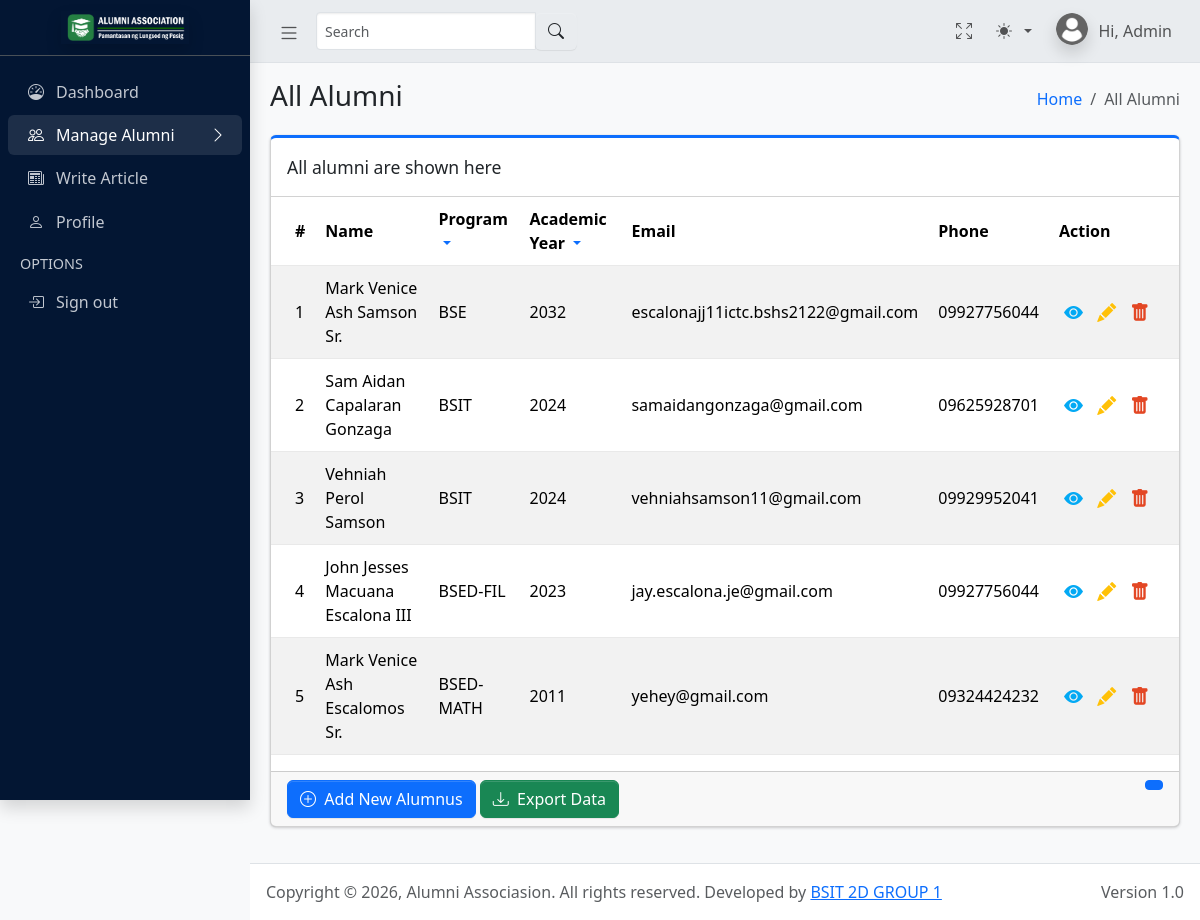
The app's page /admin/all_alumni.php (signed in) with its own data.
### tables this page shows
CREATE TABLE `alumnidetails` (
  `alumni_id` int(11) NOT NULL AUTO_INCREMENT,
  `user_id` int(11) NOT NULL,
  `student_number` varchar(20) NOT NULL,
  `course_id` int(11) DEFAULT NULL,
  `year_graduated` year(4) NOT NULL,
  PRIMARY KEY (`alumni_id`),
  UNIQUE KEY `user_id` (`user_id`),
  UNIQUE KEY `student_number` (`student_number`),
  KEY `course_id` (`course_id`),
  CONSTRAINT `alumnidetails_ibfk_1` FOREIGN KEY (`user_id`) REFERENCES `users` (`id`) ON DELETE CASCADE,
  CONSTRAINT `alumnidetails_ibfk_2` FOREIGN KEY (`course_id`) REFERENCES `courses` (`course_id`)
);

CREATE TABLE `courses` (
  `course_id` int(11) NOT NULL AUTO_INCREMENT,
  `course_name` varchar(100) NOT NULL,
  `course_code` varchar(20) NOT NULL,
  `department_id` int(11) DEFAULT NULL,
  PRIMARY KEY (`course_id`),
  UNIQUE KEY `course_code` (`course_code`),
  KEY `department_id` (`department_id`),
  CONSTRAINT `courses_ibfk_1` FOREIGN KEY (`department_id`) REFERENCES `departments` (`department_id`)
);

CREATE TABLE `users` (
  `id` int(11) NOT NULL AUTO_INCREMENT,
  `email` varchar(100) NOT NULL,
  `password` varchar(255) NOT NULL,
  `role` enum('alumni','admin') NOT NULL,
  `status` enum('active','pending','inactive') DEFAULT 'pending',
  `created_at` timestamp NOT NULL DEFAULT current_timestamp(),
  PRIMARY KEY (`id`),
  UNIQUE KEY `email` (`email`),
  KEY `idx_user_email` (`email`)
);

CREATE TABLE `userprofile` (
  `profile_id` int(11) NOT NULL AUTO_INCREMENT,
  `user_id` int(11) NOT NULL,
  `first_name` varchar(50) NOT NULL,
  `last_name` varchar(50) NOT NULL,
  `suffix` varchar(10) DEFAULT NULL,
  `middle_name` varchar(50) DEFAULT NULL,
  `contact_number` varchar(11) DEFAULT NULL,
  `address` varchar(255) DEFAULT NULL,
  `birthdate` date DEFAULT NULL,
  `gender` enum('Male','Female') DEFAULT NULL,
  `profile_picture` varchar(255) DEFAULT NULL,
  `about` text DEFAULT NULL,
  PRIMARY KEY (`profile_id`),
  UNIQUE KEY `user_id` (`user_id`),
  CONSTRAINT `userprofile_ibfk_1` FOREIGN KEY (`user_id`) REFERENCES `users` (`id`) ON DELETE CASCADE
);

### admin/all_alumni.php (the view, shortened to what this page needs)
<?php
include("../backend/db_admin.php");
$limit = 8;
$page = isset($_GET['page']) ? (int)$_GET['page'] : 1;
$offset = ($page - 1) * $limit;
$selected_course = $_GET['course'] ?? 'All';
$selected_year = $_GET['year'] ?? 'All';
$query = "
SELECT
ad.alumni_id,
TRIM(CONCAT_WS(' ',
    up.first_name,
    NULLIF(up.middle_name, ''),
    up.last_name,
    NULLIF(up.suffix, '')
)) AS full_name,
c.course_code AS Programme,
ad.year_graduated AS Academic_year,
u.email AS Email,
up.contact_number AS Phone
FROM alumnidetails ad
INNER JOIN users u ON ad.user_id = u.id
INNER JOIN userprofile up ON up.user_id = u.id
LEFT JOIN courses c ON ad.course_id = c.course_id
WHERE
    ('$selected_course' = 'All' OR c.course_code = '$selected_course')
    AND ('$selected_year' = 'All' OR ad.year_graduated = '$selected_year')
ORDER BY ad.year_graduated DESC, c.course_code ASC, ad.alumni_id DESC
LIMIT $limit OFFSET $offset
";
$ret = mysqli_query($conn, $query);
$total_q = "
SELECT COUNT(*) AS total
FROM alumnidetails ad
LEFT JOIN courses c ON ad.course_id = c.course_id
WHERE
    ('$selected_course' = 'All' OR c.course_code = '$selected_course')
    AND ('$selected_year' = 'All' OR ad.year_graduated = '$selected_year')
";
$total_res = mysqli_query($conn, $total_q);
$total_row = mysqli_fetch_assoc($total_res);
$total_records = $total_row['total'];
$total_pages = ceil($total_records / $limit);
?>
<!DOCTYPE html>
<html lang="en">
<head>
    <?php include('includes/global_styles.php'); ?>
</head>
<body class="layout-fixed sidebar-expand-lg bg-body-tertiary">
    <div class="app-wrapper">
        <?php include('includes/navbar.php'); ?>
        <?php include('includes/sidebar.php'); ?>
        <main class="app-main">
            <div class="app-content-header">
                <div class="container-fluid">
                    <div class="row">
                        <div class="col-sm-6">
                            <h3 class="mb-0">All Alumni</h3>
                        </div>
                        <div class="col-sm-6">
                            <ol class="breadcrumb float-sm-end">
                                <li class="breadcrumb-item"><a href="dashboard.php">Home</a></li>
                                <li class="breadcrumb-item active" aria-current="page">All Alumni</li>
                            </ol>
                        </div>
                    </div>
                </div>
            </div>
            <div class="app-content">
                <div class="container-fluid">
                    <div class="row g-4">
                        <div class="col-md-12">
                            <div class="card card-primary card-outline mb-4">
                                <div class="card-header">
                                    <div class="card-title">All alumni are shown here</div>
                                </div>
                                <div class="card-body p-0">
                                    <div class="table-responsive">
                                        <form method="GET" id="filterForm">
                                            <table class="table table-striped table-hover" id="table-data">
                                                <thead>
                                                    <tr class="align-middle">
                                                        <th style="width: 10px">#</th>
                                                        <th>Name</th>
                                                        <th>
                                                            Program
                                                            <div class="dropdown d-inline">
                                                                <a href="#" class="dropdown-toggle" data-bs-toggle="dropdown" style="text-decoration:none;">
                                                                </a>
                                                            </div>
                                                        </th>
                                                        <th>
                                                            Academic Year
                                                            <div class="dropdown d-inline">
                                                                <a href="#" class="dropdown-toggle" data-bs-toggle="dropdown" style="text-decoration:none;">
                                                                </a>
                                                            </div>
                                                        </th>
                                                        <th>Email</th>
                                                        <th>Phone</th>
                                                        <th style="width: 40px">Action</th>
                                                    </tr>
                                                </thead>
                                                <tbody>
                                                    <?php
                                                    $cnt = $offset + 1;
                                                    if (mysqli_num_rows($ret) > 0) {
                                                        while ($row = mysqli_fetch_array($ret)) {
                                                    ?>
                                                            <tr class="align-middle">
                                                                <td><?= $cnt ?></td>
                                                                <td><?= $row['full_name'] ?></td>
                                                                <td><?= $row['Programme'] ?></td>
                                                                <td><?= $row['Academic_year'] ?></td>
                                                                <td><?= $row['Email'] ?></td>
                                                                <td><?= $row['Phone'] ?></td>
                                                                <td>
                                                                    <a href="view_alumnus.php?id=<?= $row['alumni_id'] ?>" class="view">
                                                                        <i class="bi bi-eye-fill"></i>
                                                                    </a>
                                                                    <a href="edit_alumnus.php?id=<?= $row['alumni_id'] ?>" class="edit">
                                                                        <i class="bi bi-pencil-fill"></i>
                                                                    </a>
                                                                    <a href="all_alumni.php?delete=1&id=<?= $row['alumni_id'] ?>"
                                                                        class="delete"
                                                                        onclick="return confirm('Delete this record?');">
                                                                        <i class="bi bi-trash-fill"></i>
                                                                    </a>
                                                                </td>
                                                            </tr>
                                                        <?php
                                                            $cnt = $cnt + 1;
                                                        }
                                                    } else { ?>
                                                        <tr>
                                                            <th style="text-align:center; color:red;" colspan="7">No Record Found</th>
                                                        </tr>
                                                    <?php } ?>
                                                </tbody>
                                            </table>
                                        </form>
                                    </div>
                                </div>
                                <div class="card-footer clearfix">
                                    <form action="export_data.php" method="POST">
                                        <a href="add_alumnus.php" class="btn btn-primary"><i class="bi bi-plus-circle"></i>&nbsp; Add New Alumnus</a>
                                        <button class="exportexcel btn btn-success" id="exportexcel" name="exportexcel" type="submit"><i class="bi bi-download"></i>&nbsp; Export Data</button>
                                        <ul class="pagination pagination-sm m-0 float-end">
                                            <?php for ($i = 1; $i <= $total_pages; $i++): ?>
                                                <li class="page-item <?php if ($i == $page) echo 'active'; ?>">
                                                    <a class="page-link" href="?course=<?= $selected_course ?>&year=<?= $selected_year ?>&page=<?= $i ?>"></a>
                                                </li>
                                            <?php endfor; ?>
                                        </ul>
                                    </form>
                                </div>
                            </div>
                        </div>
                    </div>
                </div>
            </div>
        </main>
        <?php include("includes/footer.php"); ?>
</body>
</html>

### admin/includes/global_styles.php
<link rel="stylesheet" href="https://cdn.jsdelivr.net/npm/@fontsource/source-sans-3@5.1.0/index.min.css">
    <link rel="stylesheet" href="css/overlayscrollbars.min.css">
    <link rel="stylesheet" href="css/bootstrap-icons.min.css">
    <link rel="stylesheet" href="css/dashboard-style.css">

### admin/includes/navbar.php (shortened to what this page needs)
<nav class="app-header navbar navbar-expand bg-body-secondary">
    <div class="container-fluid">
        <ul class="navbar-nav">
            <li class="nav-item"> <a class="nav-link" data-lte-toggle="sidebar" href="#" role="button"> <i class="bi bi-list" style="font-size: 22px;"></i> </a> </li>
            <form class="form-inline ml-3 mt-1 mb-1">
                <div class="input-group input-group-sm">
                    <input class="form-control form-control-navbar" type="search" id="Search" placeholder="Search" aria-label="Search" onkeyup="search()">
                    <div class="input-group-append">
                        <button class="btn btn-navbar" type="submit">
                            <i class="bi bi-search"></i>
                        </button>
                    </div>
                </div>
            </form>
        </ul>
        <ul class="navbar-nav ms-auto">
            <li class="nav-item"> <a class="nav-link" href="#" data-lte-toggle="fullscreen"> <i data-lte-icon="maximize" class="bi bi-arrows-fullscreen"></i> </a></li>
            <li class="nav-item dropdown">
                <button class="btn btn-link nav-link py-2 px-0 px-lg-2 dropdown-toggle d-flex align-items-center" id="bd-theme" type="button" aria-expanded="false" data-bs-toggle="dropdown" data-bs-display="static">
                    <span class="theme-icon-active">
                        <i class="my-1"></i>
                    </span>
                </button>
            </li>
            <li class="nav-item dropdown user-menu"> <a href="#" class="nav-link dropdown-toggle" data-bs-toggle="dropdown"> <img src="img/user.webp" class="user-image rounded-circle shadow" alt="User Image"> <span class="d-none d-md-inline">Hi, Admin</span> </a>
            </li>
        </ul>
    </div>
</nav>

### admin/includes/sidebar.php (shortened to what this page needs)
<aside class="app-sidebar bg-primary-subtle shadow" data-bs-theme="dark">
            <div class="sidebar-brand"><a href="dashboard.php" class="brand-link"><img src="img/alumni_plp_header_3.png" alt="AASICT Logo" class="brand-image shadow"> </a></div>
            <?php
            $activePage = basename($_SERVER['PHP_SELF'], ".php");
            ?>
            <div class="sidebar-wrapper">
                <nav class="mt-2">
                    <ul class="nav sidebar-menu flex-column" data-lte-toggle="treeview" role="menu" data-accordion="false">
                        <li class="nav-item"> <a href="dashboard.php" class="nav-link <?= ($activePage == 'dashboard') ? 'active':''; ?>"> <i class="nav-icon bi bi-speedometer"></i><p>Dashboard</p></a></li>
                        <li class="nav-item"> <a href="#" class="nav-link <?= ($activePage == 'add_alumnus') || ($activePage == 'all_alumni') ? 'active':''; ?>"> <i class="nav-icon bi bi-people"></i><p>Manage Alumni<i class="nav-arrow bi bi-chevron-right"></i></p></a>
                        </li>
                        <li class="nav-item"> <a href="../write_article.php" class="nav-link <?= ($activePage == 'write_article') ? 'active':''; ?>"> <i class="nav-icon bi bi-newspaper"></i><p>Write Article</p></a> </li>
                        <li class="nav-item"> <a href="profile.php" class="nav-link <?= ($activePage == 'profile') ? 'active':''; ?>"> <i class="nav-icon bi bi-person"></i><p>Profile</p></a></li>
                        <li class="nav-header">OPTIONS</li>
                        <li class="nav-item"> <a href="#" class="nav-link" onclick="logout(event)"> <i class="nav-icon bi bi-box-arrow-in-right"></i><p>Sign out</p></a></li>
                </nav>
            </div>
        </aside>

### admin/includes/footer.php (shortened to what this page needs)
<footer class="app-footer">
            <div class="float-end d-none d-sm-inline">Version 1.0</div>
            Copyright © <span id="currentyear"></span>, Alumni Associasion. All rights reserved. Developed by <a href="https://github.com/Raidev07/Alumni-Portal" target="_blank">BSIT 2D GROUP 1</a>
        </footer>
    </div>

### admin/all_alumni.php (style rules this page uses)
table.table tr th, table.table tr td { border-color: #e9e9e9; padding: 10px; }
table.table td:last-child { width: 130px; }
table.table td a { color: #a0a5b1; display: inline-block; margin: 0 5px; }
table.table td a.view { color: #03A9F4; }
table.table td a.edit { color: #FFC107; }
table.table td a.delete { color: #E34724; }
table.table td i { font-size: 19px; }

### records on screen
alumnidetails: full_name "Mark Venice Ash Samson Sr.", course.course_code "BSE", year_graduated "2032", user.email "escalonajj11ictc.bshs2122@gmail.com", userprofile.contact_number "09927756044"
alumnidetails: full_name "Sam Aidan Capalaran Gonzaga", course.course_code "BSIT", year_graduated "2024", user.email "samaidangonzaga@gmail.com", userprofile.contact_number "09625928701"
alumnidetails: full_name "Vehniah Perol Samson", course.course_code "BSIT", year_graduated "2024", user.email "vehniahsamson11@gmail.com", userprofile.contact_number "09929952041"
alumnidetails: full_name "John Jesses Macuana Escalona III", course.course_code "BSED-FIL", year_graduated "2023", user.email "jay.escalona.je@gmail.com", userprofile.contact_number "09927756044"
alumnidetails: full_name "Mark Venice Ash Escalomos Sr.", course.course_code "BSED-MATH", year_graduated "2011", user.email "yehey@gmail.com", userprofile.contact_number "09324424232"
